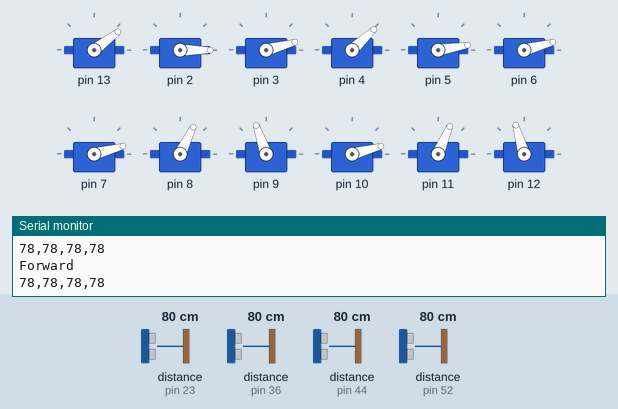
Recording of a sketch running on a simulated Arduino Mega 2560, built with avr-gcc and run on an emulated ATmega2560. Parts: 12 × servo, the last lines printed to the serial monitor. Wiring (inferred from the names in the program): 4 × ultrasonic range finder: trigger pin 22, echo pin 23 / trigger pin 37, echo pin 36 / trigger pin 45, echo pin 44 / trigger pin 53, echo pin 52. The inputs (shaded band) are chosen by the test bench; at power-on: distance to the obstacle (sensors on pin 23, pin 52, pin 36, pin 44) 80 cm. The echo pulse lasts 58.3 µs per cm.

Above: at 2.8 s.
2.9 s: distance to the obstacle (sensor on pin 23) set to 22 cm
4.4 s: distance to the obstacle (sensor on pin 23) set to 19 cm
At 6.2 s:
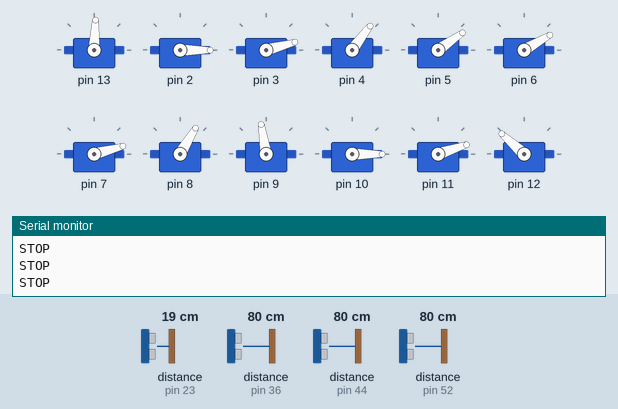
6.5 s: distance to the obstacle (sensor on pin 52) set to 2 cm
At 8.2 s:
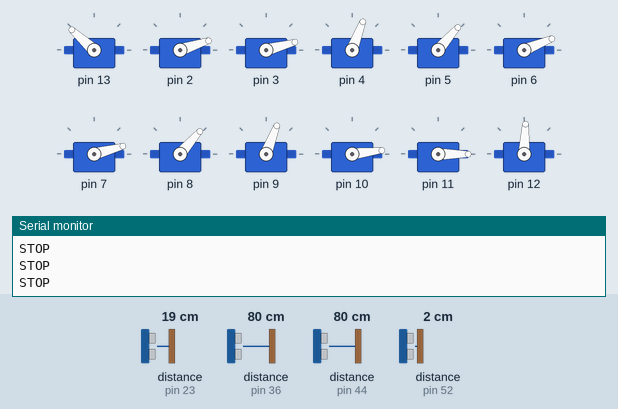
8.5 s: distance to the obstacle (sensor on pin 36) set to 24 cm
10.3 s: distance to the obstacle (sensor on pin 36) set to 19 cm
At 12.3 s:
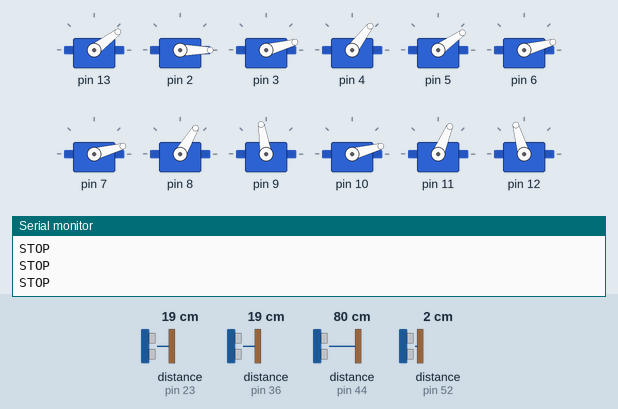
12.6 s: distance to the obstacle (sensor on pin 52) set to 19 cm
14.3 s: distance to the obstacle (sensor on pin 52) set to 24 cm
At 16.4 s:
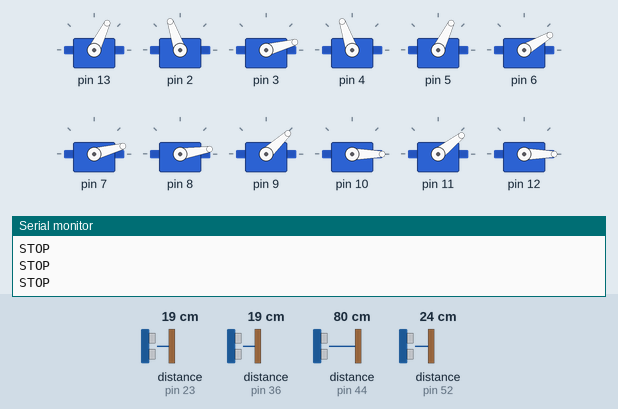
Timing chart, 0 to 17.6 s (numbered marks = the images above; inputs shaded):
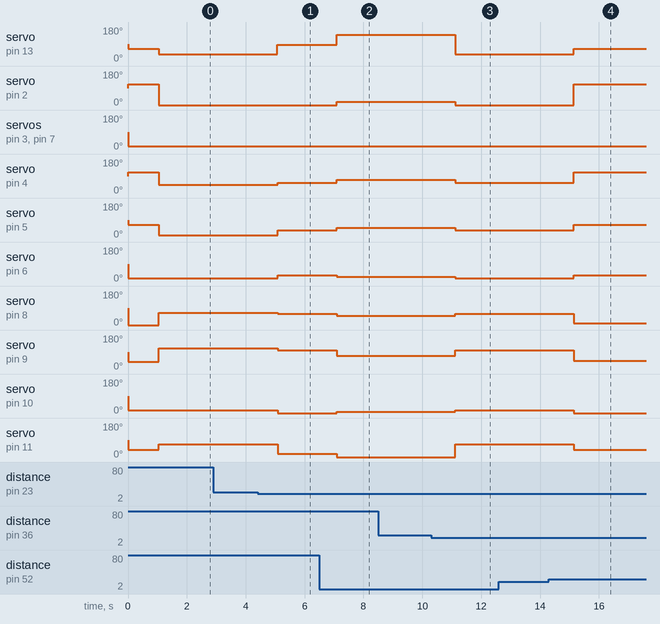

The sketch:

Arduino_Main.ino
```cpp
#include <Arduino.h>
#include <Servo.h>

#define MAX_SERVOS 12
#define MAX_PULSE 2500
#define MIN_PULSE 500
#define PULSE_SCALE 7.4074
#define BASE_PULSE 4000

enum MovementCommand { STOP, FORWARD, BACKWARD, TURN_RIGHT, TURN_LEFT, NONE };

Servo Servos[MAX_SERVOS];
MovementCommand currentCommand = NONE;
MovementCommand lastCommand = NONE;

String commando;
char command;

volatile int pulse0, pulse1, pulse2, pulse3, pulse4, pulse5, pulse6, pulse7, pulse8, pulse9,pulse10,pulse11;

const float theta1_forward[] = {54.46, 111.95, 179.82, 255.49, 211.65, 153.1, 145.67, 131.3, 109.68, 67.23, 54.46};
const float theta2_forward[] = {26.51, -32.61, -77.32, -5.09, 64.22, 124.77, 102.46, 67.34, 46.67, 33.1, 26.51};

const float theta1_updown[] = {77.47, 75.96, 121.52, 150.8, 179.8, 243.43};
const float theta2_updown[] = {101.68, 103.09, 56.03, 26.63, -3.22, -65.06};

const float theta1_turn[] = {121.52, 172.36, 220.93, 220.93, 172.36, 121.52, 121.52, 121.52, 121.52, 121.52, 121.52};
const float theta2_turn[] = {56.03, 4.52, -50.52, -50.52, 4.52, 56.03, 56.03, 56.03, 56.03, 56.03, 56.03};
const float theta3_turn[] = {54.46, 49.79, 54.78, 75.49, 94.66, 98.13, 88.36, 78.69, 69.62, 61.5, 54.46};


volatile int i = 0;
const int n = 11;
const int zero_index = 5;
volatile int j = zero_index;
volatile int k = 5;
volatile int m = 0;


const int threshold = 20;
int frontDistance = 0;
int leftDistance = 0;
int rightDistance = 0;
int backDistance=0;

// defines variables
long Fduration;
long Lduration;
long Rduration;
long Bduration;
int Fdistance; //in cm
int Ldistance; //in cm
int Rdistance; //in cm
int Bdistance; //in cm

const int FtrigPin = 22;
const int FechoPin = 23;
const int LtrigPin = 37;
const int LechoPin = 36;
const int RtrigPin = 53;
const int RechoPin = 52;
const int BtrigPin = 45;
const int BechoPin = 44;

unsigned long lastUpdateTime = 0; // Stores the last update time

void setup() {
   // put your setup code here, to run once:
  //FR
  Servos[0].attach(13);
  Servos[1].attach(2);
  Servos[2].attach(3,400,600);

  //FL
  Servos[3].attach(4);
  Servos[4].attach(5);
  Servos[5].attach(6,400,600);

  //BR
  Servos[6].attach(7,400, 600); //BR1 //neutral position at angle 135 degrees
  Servos[7].attach(8);
  Servos[8].attach(9);

  //BL
  Servos[9].attach(10,400,600);
  Servos[10].attach(11);
  Servos[11].attach(12);


  pinMode(FtrigPin, OUTPUT); // Sets the trigPin as an Output
  pinMode(FechoPin, INPUT); // Sets the echoPin as an Input
  pinMode(LtrigPin, OUTPUT); // Sets the trigPin as an Output
  pinMode(LechoPin, INPUT); // Sets the echoPin as an Input
  pinMode(RtrigPin, OUTPUT); // Sets the trigPin as an Output
  pinMode(RechoPin, INPUT); // Sets the echoPin as an Input
  pinMode(BtrigPin, OUTPUT); // Sets the trigPin as an Output
  pinMode(BechoPin, INPUT); // Sets the echoPin as an Input

  Serial.begin(115200);
}


void updateSensors() {
  if (millis() - lastUpdateTime > 1000) { // Update every 1000 ms
    lastUpdateTime = millis(); // Reset the timer

    // Update front distance
    updateDistance(FtrigPin, FechoPin, frontDistance);

    // Update left distance
    updateDistance(LtrigPin, LechoPin, leftDistance);

    // Update right distance
    updateDistance(RtrigPin, RechoPin, rightDistance);

    // Update back distance
    updateDistance(BtrigPin, BechoPin, backDistance);

    // Print distances to Serial
    Serial.print(frontDistance);
    Serial.print(",");
    Serial.print(leftDistance);
    Serial.print(",");
    Serial.print(rightDistance);
    Serial.print(",");
    Serial.println(backDistance);
  }
}

void updateDistance(int trigPin, int echoPin, int &distance) {
  digitalWrite(trigPin, LOW);
  delayMicroseconds(2);
  digitalWrite(trigPin, HIGH);
  delayMicroseconds(10);
  digitalWrite(trigPin, LOW);

  long duration = pulseIn(echoPin, HIGH);
  distance = duration * 0.034 / 2;
}


void checkAndDriveFront() {
  if (frontDistance < threshold) {
    executeStop();
    if (rightDistance < threshold && leftDistance > threshold) {
      currentCommand = TURN_LEFT;
    } else if (leftDistance < threshold && rightDistance > threshold) {
      currentCommand = TURN_RIGHT;
    } else if (rightDistance > threshold && leftDistance > threshold) {
      currentCommand = TURN_RIGHT;
    } else {
      currentCommand = BACKWARD;
    }
  } else {
    currentCommand = FORWARD;
  }
}

void executeMovement() {
  switch (currentCommand) {
    case FORWARD:
      executeForward();
      break;
    case BACKWARD:
      executeBackward();
      break;
    case TURN_RIGHT:
      executeTurnRight();
      break;
    case TURN_LEFT:
      executeTurnLeft();
      break;
    case STOP:
      executeStop();
      break;
    default:
      executeStop();
      break;
  }
}

void executeForward(){


    Serial.println("Forward");
  // FR
    pulse0 = (int)(7.4074 * (135 - theta2_forward[j])) + 400;
    pulse1 = (int)(7.4074 * (225 - theta1_forward[j])) + 400;
    pulse2 = 15;

    // FL
    pulse3 = (int)(7.4074 * (225 - theta1_forward[k])) + 400;
    pulse4 = (int)(7.4074 * (135 - theta2_forward[k])) + 400;
    pulse5 = 15;

    // BR
    pulse6 = 15;
    pulse7 = (int)(7.4074 * (135 - theta2_forward[m])) + 400;
    pulse8 = (int)(7.4074 * (225 - theta1_forward[m])) + 400;

    // BL
    pulse9 = 15;
    pulse10 = (int)(7.4074 * (225 - theta1_forward[i])) + 400;
    pulse11 = (int)(7.4074 * (135 - theta2_forward[i])) + 400;

    moveServos(pulse0, pulse1, pulse2, pulse3, pulse4, pulse5, pulse6, pulse7,pulse8,pulse9,pulse10,pulse11);

    //Serial.println(String(k)+" "+String(m));

    if(i == n -1){i=1;}
    else{i+=1;}
    if(j == 1){j = n - 1;}
    else{j -= 1;}
    if(k == n -1){k=1;}
    else{k+=1;}
    if(m <= 1){m = n - 1;}
    else{m -= 1;}
    delay(150);

}
void executeTurnRight(){

    Serial.println("Right Turn");


    // FR
    pulse0 = (int)(7.4074 * (135 - theta2_forward[j])) + 400;
    pulse1 = (int)(7.4074 * (225 - theta1_forward[j])) + 400;
    pulse2 = 15;

    // FL
    pulse3 = (int)(7.4074 * (225 - theta1_forward[k])) + 400;
    pulse4 = (int)(7.4074 * (135 - theta2_forward[k])) + 400;
    pulse5 = 30;

    // BR
    pulse6 = 15;
    pulse7 = (int)(7.4074 * (135 - theta2_forward[m])) + 400;
    pulse8 = (int)(7.4074 * (225 - theta1_forward[m])) + 400;

    // BL
    pulse9 = 0;
    pulse10 = (int)(7.4074 * (225 - theta1_forward[i])) + 400;
    pulse11 = (int)(7.4074 * (135 - theta2_forward[i])) + 400;
    moveServos(pulse0, pulse1, pulse2, pulse3, pulse4, pulse5, pulse6, pulse7,pulse8,pulse9,pulse10,pulse11);
    //Serial.println(String(i)+" "+String(j));

    if(i == n -1){i=1;}
    else{i+=1;}
    if(j == 1){j = n - 1;}
    else{j -= 1;}
    if(k == n -1){k=1;}
    else{k+=1;}
    if(m <= 1){m = n - 1;}
    else{m -= 1;}

    delay(65);

}
void executeTurnLeft(){
    Serial.println("Left Turn");
    // FR
    pulse0 = (int)(7.4074 * (135 - theta2_forward[j])) + 400;
    pulse1 = (int)(7.4074 * (225 - theta1_forward[j])) + 400;
    pulse2 = 15;

    // FL
    pulse3 = (int)(7.4074 * (225 - theta1_forward[k])) + 400;
    pulse4 = (int)(7.4074 * (135 - theta2_forward[k])) + 400;
    pulse5 = 22;

    // BR
    pulse6 = 15;
    pulse7 = (int)(7.4074 * (135 - theta2_forward[m])) + 400;
    pulse8 = (int)(7.4074 * (225 - theta1_forward[m])) + 400;

    // BL
    pulse9 = 7;
    pulse10 = (int)(7.4074 * (225 - theta1_forward[i])) + 400;
    pulse11 = (int)(7.4074 * (135 - theta2_forward[i])) + 400;

    moveServos(pulse0, pulse1, pulse2, pulse3, pulse4, pulse5, pulse6, pulse7,pulse8,pulse9,pulse10,pulse11);
    //Serial.println(String(i)+" "+String(j));

    if(i == n -1){i=1;}
    else{i+=1;}
    if(j == 1){j = n - 1;}
    else{j -= 1;}
    if(k == n -1){k=1;}
    else{k+=1;}
    if(m <= 1){m = n - 1;}
    else{m -= 1;}

    delay(65);
}
void executeBackward(){
    Serial.println("Backward");
    // FR
    pulse0 = (int)(7.4074 * (135 - theta2_forward[i])) + 400;
    pulse1 = (int)(7.4074 * (225 - theta1_forward[i])) + 400;
    pulse2 = 15;

    // FL
    pulse3 = (int)(7.4074 * (225 - theta1_forward[m])) + 400;
    pulse4 = (int)(7.4074 * (135 - theta2_forward[m])) + 400;
    pulse5 = 15;

    // BR
    pulse6 = 15;
    pulse7 = (int)(7.4074 * (135 - theta2_forward[k])) + 400;
    pulse8 = (int)(7.4074 * (225 - theta1_forward[k])) + 400;

    // BL
    pulse9 = 15;
    pulse10 = (int)(7.4074 * (225 - theta1_forward[j])) + 400;
    pulse11 = (int)(7.4074 * (135 - theta2_forward[j])) + 400;

    moveServos(pulse0, pulse1, pulse2, pulse3, pulse4, pulse5, pulse6, pulse7,pulse8,pulse9,pulse10,pulse11);
    //Serial.println(String(k)+" "+String(m));

    if(i == n -1){i=1;}
    else{i+=1;}
    if(j == 1){j = n - 1;}
    else{j -= 1;}
    if(k == n -1){k=1;}
    else{k+=1;}
    if(m <= 1){m = n - 1;}
    else{m -= 1;}
    delay(150);

}
void executeStop(){

  Serial.println("STOP");
  // FR
  pulse0 = (int)(7.4074 * (180)) + 400;
  pulse1 = (int)(7.4074 * (90)) + 400;
  pulse2 = 15;

  // FL
  pulse3 = (int)(7.4074 * (90)) + 400;
  pulse4 = (int)(7.4074 * (180)) + 400;
  pulse5 = 15;

  // BR
  pulse6 = 15;
  pulse7 = (int)(7.4074 * (180)) + 400;
  pulse8 = (int)(7.4074 * (90)) + 400;

  // BL
  pulse9 = 15;
  pulse10 = (int)(7.4074 * 90) + 400;
  pulse11 = (int)(7.4074 * 180) + 400;
}


void moveServos(int pulse0, int pulse1, int pulse2, int pulse3, int pulse4, int pulse5, int pulse6, int pulse7,int pulse8,int pulse9,int pulse10,int pulse11) {

  Servos[0].writeMicroseconds(pulse0);
  Servos[1].writeMicroseconds(pulse1);
  Servos[2].write(pulse2);

  Servos[3].writeMicroseconds(pulse3);
  Servos[4].writeMicroseconds(pulse4);
  Servos[5].write(pulse5);

  Servos[6].write(pulse6);
  Servos[7].writeMicroseconds(pulse7);
  Servos[8].writeMicroseconds(pulse8);

  Servos[9].write(pulse9);
  Servos[10].writeMicroseconds(pulse10);
  Servos[11].writeMicroseconds(pulse11);

}

void loop() {
  updateSensors();  // You need to define how sensors update distance variables
  delay(5);
  checkAndDriveFront();

  if (currentCommand != lastCommand) {
    executeMovement();
    lastCommand = currentCommand;
  }
  delay(10);  // Short delay to prevent overwhelming the Arduino
}
```

Measured:
- the behaviour switches between 21 and 20 cm on distance to the obstacle (sensor on pin 23) (found by bisection; images 0 and 1)
- the behaviour switches between 22 and 21 cm on distance to the obstacle (sensor on pin 36) (found by bisection; images 2 and 3)
- the behaviour switches between 21 and 22 cm on distance to the obstacle (sensor on pin 52) (found by bisection; images 3 and 4)
- after the input at 4.4 s, servo on pin 13: 37° → 87° after 0.68 s; servo on pin 4: 43° → 53° after 0.68 s; servo on pin 5: 9° → 35° after 0.68 s; servo on pin 6: 15° → 30° after 0.68 s; servo on pin 8: 64° → 59° after 0.68 s
- after the input at 6.5 s, servo on pin 13: 87° → 138° after 0.59 s; servo on pin 2: 0° → 18° after 0.59 s; servo on pin 4: 53° → 69° after 0.59 s; servo on pin 5: 35° → 49° after 0.59 s; servo on pin 6: 30° → 22° after 0.59 s
- after the input at 10.3 s, servo on pin 13: 138° → 37° after 0.82 s; servo on pin 2: 18° → 0° after 0.82 s; servo on pin 4: 69° → 53° after 0.82 s; servo on pin 5: 49° → 35° after 0.82 s; servo on pin 6: 22° → 15° after 0.82 s
- after the input at 14.3 s, servo on pin 13: 37° → 64° after 0.85 s; servo on pin 2: 0° → 109° after 0.85 s; servo on pin 4: 53° → 109° after 0.85 s; servo on pin 5: 35° → 64° after 0.85 s; servo on pin 6: 15° → 30° after 0.85 s
